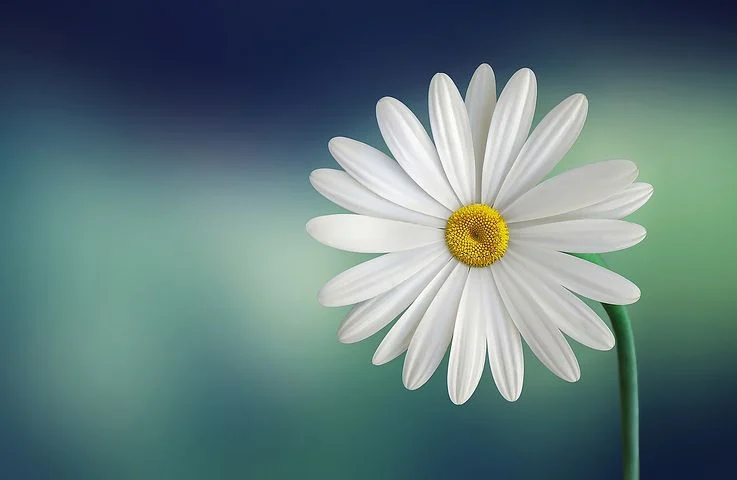
#> input picture OpenCV/Images/flower.jpg, 737 x 480 px, found by its file name
$ python obj_detection-img.py
#> lines starting #> are read from the running program, lines starting #| are printed output that depends on the picture; after the words box and inside, x2 and y2 are one past the last pixel; in counts of white or black regions, pixels touching at a corner belong together
import cv2
import numpy as np

# n_img = cv2.imread('C:\\Users\\wot-komal\\Desktop\\Komal_Training\\Python_Training\\OpenCV\\Images\\blue_ball.png')
n_img = cv2.imread(r'OpenCV\Images\flower.jpg')
#> n_img is the input picture: shape (480, 737, 3); mean B, G, R 123.9, 122.7, 97.4
# [7 lines of commented-out code are left out]

frame = n_img

# Convert BGR to HSV
hsv = cv2.cvtColor(frame, cv2.COLOR_BGR2HSV)
#> hsv: shape (480, 737, 3); mean H, S, V 83.1, 89.2, 131.6
# cv2.imshow('hsv',hsv)

# define range of blue color in HSV
lower_blue = np.array([0,0,200])
upper_blue = np.array([145,60,255])

# Threshold the HSV image to get only blue colors
mask = cv2.inRange(hsv, lower_blue, upper_blue)
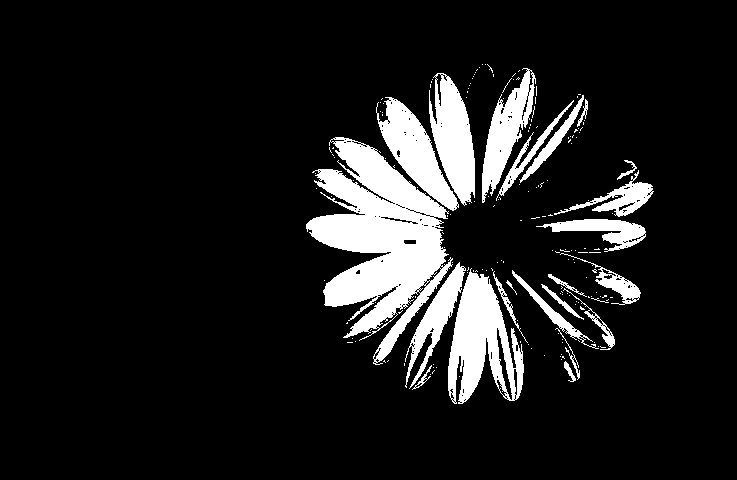
#> mask: shape (480, 737); 11.7% white; 186 white regions (163 under 20 px), largest, box (x1, y1, x2, y2) and area: (306, 137, 453, 365) 15968, (448, 268, 524, 404) 5613, (429, 73, 475, 206) 3658

# Bitwise-AND mask and original image
res = cv2.bitwise_and(frame,frame, mask= mask)
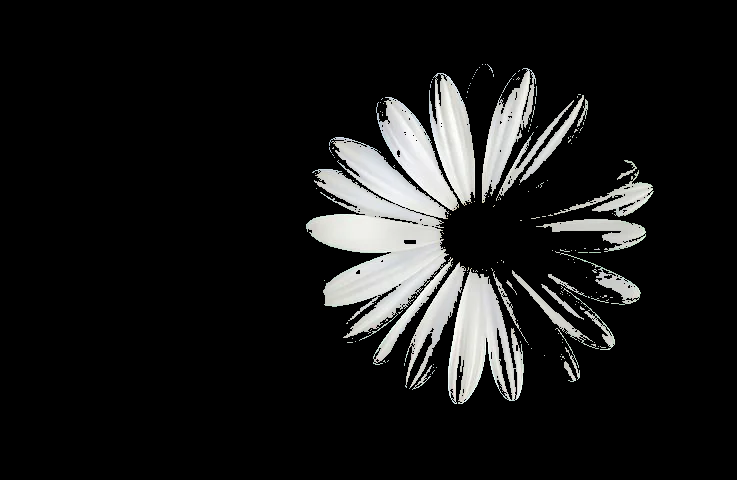
#> res: shape (480, 737, 3); mean B, G, R 25.2, 25.6, 25.3
cv2.imshow('frame',frame)
cv2.imshow('mask',mask)
cv2.imshow('res',res)
cv2.imshow('hsv',hsv)

k = cv2.waitKey(0) & 0xFF
#> (key Esc is pressed here)
cv2.destroyAllWindows()
# print(hsv)
